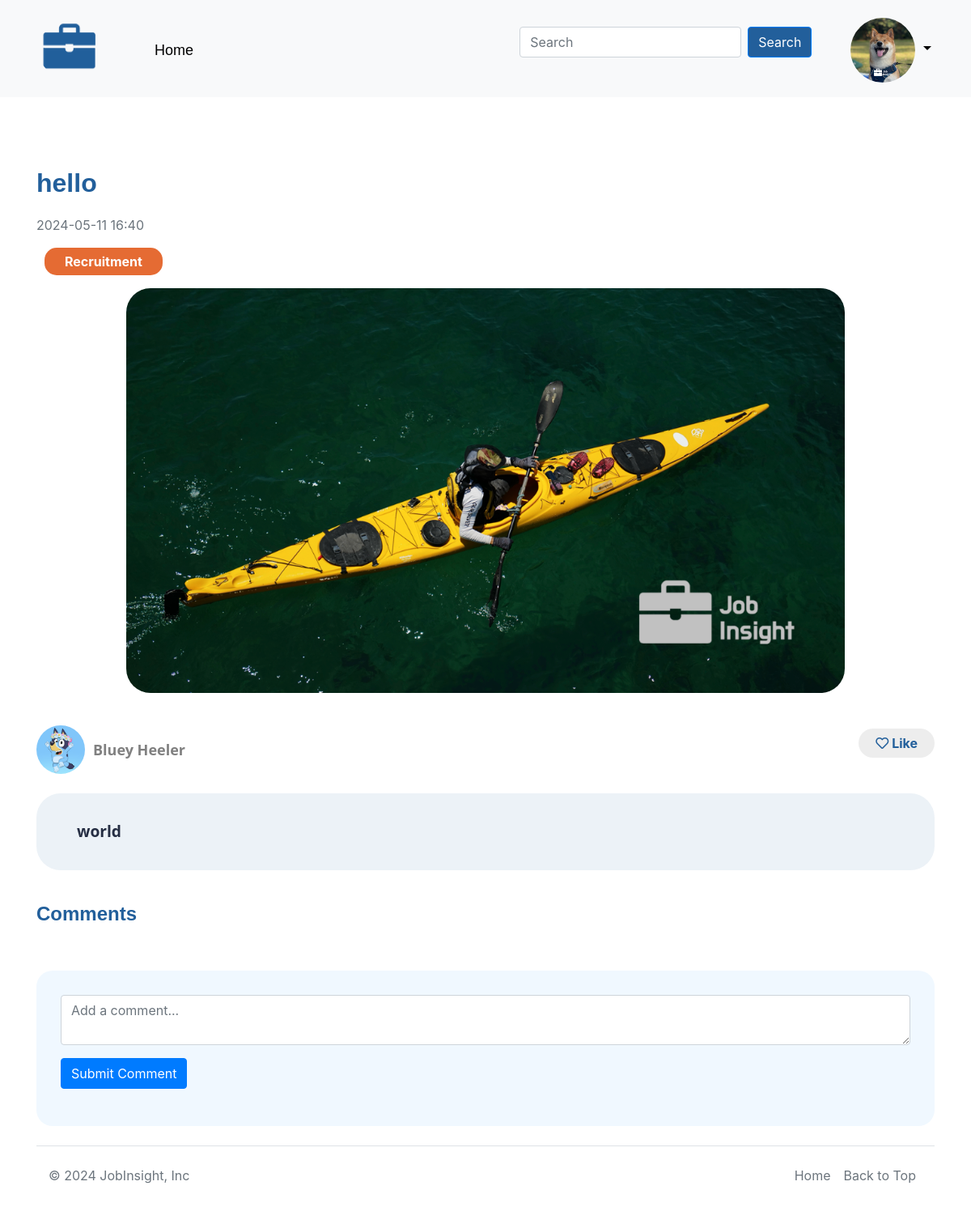
The app's page /post/20 (signed in) with its own data.
### app/models.py (models this page shows, shortened)
class Post(db.Model):
    __tablename__ = 'post'
    id = db.Column(db.Integer, primary_key=True)
    title = db.Column(db.String(100), nullable=False)
    description = db.Column(db.String(200))
    img = db.Column(db.String(200))
    author_id = db.Column(db.Integer, db.ForeignKey('user.id'))  #Foreign key association for the author, used to output the author's name in connection with the user database.
    created_at = db.Column(db.DateTime, default=datetime.utcnow)
    category_id = db.Column(db.Integer, db.ForeignKey('category.id')) #Foreign key association of the category, used to output the name of the category by connecting to the category database
    likes = db.Column(db.Integer, default=0) #The default number of likes per post is 0.
    author = db.relationship('User', backref=db.backref('posts', lazy=True))
    comments = db.relationship('Comment', back_populates='post', lazy='dynamic')
    liked_by_users = db.relationship('User', secondary=user_likes, backref=db.backref('liked_posts', lazy='dynamic'))
    category = db.relationship('Category', backref=db.backref('posts', lazy=True))

class Category(db.Model): #Stores the category name, which is used to output the category.
    __tablename__ = 'category'
    id = db.Column(db.Integer, primary_key=True)
    name = db.Column(db.String(80), unique=True, nullable=False)

class UserDetails(db.Model):
    __tablename__ = 'user_details'
    id = db.Column(db.Integer, db.ForeignKey('user.id'), primary_key=True)
    name = db.Column(db.String(80))
    address = db.Column(db.Text)
    img = db.Column(db.String(200))
    company = db.Column(db.String(100))
    city = db.Column(db.String(100))
    country = db.Column(db.String(100))
    phone = db.Column(db.Integer)
    job_title = db.Column(db.String(100))
    job_description = db.Column(db.Text)
    education_level = db.Column(db.String(100))
    academic_institution = db.Column(db.String(100))
    user = db.relationship('User', back_populates='details')

### app/routes.py (the view)
@main.route('/post/<int:post_id>', methods=['GET', 'POST'])
def show_post(post_id):
    user_profile = UserDetails.query.filter_by(id=current_user.id).first()
    post = Post.query.get_or_404(post_id) #Query the post with the specified post_id and return a 404 error page if it doesn't exist.
    comments = Comment.query.filter_by(post_id=post_id).all() #All comments for querying a specific post_id
    comment_form = CommentForm() # Example of creating a CommentForm
    if comment_form.validate_on_submit():
        comment_body = comment_form.body.data
        new_comment = Comment(body=comment_body, author_id=current_user.id, post_id=post_id)
        db.session.add(new_comment)
        db.session.commit()
    for comment in comments:
        comment.author = User.query.get(comment.author_id)
    return render_template('post.html', post=post, comments=comments, comment_form=comment_form, user_profile=user_profile)

### app/forms.py
class CommentForm(FlaskForm): #Define the form for comment, define the fields and validation rules in the form.
    content = TextAreaField('Comment', validators=[DataRequired(), Length(max=500)]) # Limit comments to 500 characters and require a date.
    submit = SubmitField('Submit')

### app/__init__.py (called while the page is built)
def create_app(Config_Name=DevelopmentConfig):
    app = Flask(__name__)
    if Config_Name == 'testing':
        app.config.from_object(TestingConfig)
    else:
        app.config.from_object(DevelopmentConfig)
    db.init_app(app)
    migrate.init_app(app, db)
    login_manager.init_app(app)
    @login_manager.user_loader
    def load_user(user_id):
        return User.query.get(int(user_id))
    from .routes import main as main_blueprint
    app.register_blueprint(main_blueprint)
    login_manager.login_view = 'main.login'
    login_manager.login_view = 'login'
    with app.app_context():
        from . import routes, models
        db.create_all()  # 创建或更新数据库表
    return app

### app/templates/post.html (shortened to what this page needs)
{% extends "base.html" %}
{% block content %}
<div class="container post-container">
    <p class="post-maintitle">{{ post.title }}</p>
    <p class="text-muted">{{ post.created_at.strftime('%Y-%m-%d %H:%M') }}</p>
    {% if post.category %}
    {% set category_class = 'category-' + post.category.name|lower %}
    {% else %}
    {% set category_class = 'category-none' %}
    {% endif %}
    <p class="post-category {{ category_class }}">
        {{ post.category.name if post.category else 'No Category' }}
    </p>
    <div class="postimg">
        {% if post.img %}
        <img src="{{ url_for('static', filename='post_image/' + post.img) }}" alt="{{ post.title }}" class="post-image">
        {% endif %}
    </div>
    <br>
    <div class="d-flex justify-content-between align-items-center post-meta">
        <div class="author-info">
            <a href="{{ url_for('main.channel', user_id=post.author.id) }}" class="author-link">
            {% if post.author.details and post.author.details.img %}
            <img src="{{ url_for('static', filename='user_icon/uploads/' + post.author.details.img) }}" alt="Author Icon" class="author-icon">
            {% else %}
            <img src="{{ url_for('static', filename='user_icon/default_user_icon.jpg') }}" alt="Default Author Icon" class="author-icon">
            {% endif %}
            <br>
            <span class="author-name author-link">{{ post.author.details.name if post.author.details else post.author.username }}</span>
            </a>
        </div>
        <div class="interaction-buttons">
            {% if current_user.is_authenticated %}
            {% if post in current_user.liked_posts %}
              <form action="{{ url_for('main.like_post', post_id=post.id) }}" method="POST">
                <button type="submit" class="btn unlike-btn btn-primary rounded-pill"><i class='fas fa-heart-broken' style='font-size:16px'></i> Unlike</button>
              </form>
            {% else %}
              <form action="{{ url_for('main.like_post', post_id=post.id) }}" method="POST">
                <button type="submit" class="btn like-btn btn-primary rounded-pill"><i class='far fa-heart' style='font-size:16px'></i> Like</button>
              </form>
            {% endif %}
            {% endif %}
        </div>
    </div>
    <br>
    <p class="post-description">{{ post.description }}</p>
    <br>
    <div class="comments-section">
        <h3 class="title">Comments</h3>
    </div>
    <br>
    <br>
    <div class="add-comment-form">
    <form method="POST" action="{{ url_for('main.add_comment', post_id=post.id) }}">
        <div class="form-group">
            {{ comment_form.content(class="form-control", placeholder="Add a comment...") }}
        </div>
        {% if current_user.is_authenticated %}
            <button type="submit" class="btn btn-primary">Submit Comment</button>
        {% else %}
            <p>You must be logged in to comment. <a href="{{ url_for('main.login') }}">Log in here</a>.</p>
        {% endif %}
    </form>
</div>
</div>
{% endblock %}

### app/static/styles.css (style rules this page uses)
.post-container { margin-top: 10px; }
.post-container .post-image { width: 80%; max-width: 900px; height: auto; max-height: 500px; object-fit: cover; display: block; margin: 0 auto; border-radius: 30px; }
.post-container .post-maintitle { font-family: Verdana, Geneva, Tahoma, sans-serif; color: rgb(34, 95, 155); font-size:xx-large; font-weight: bolder; }
.post-container .post-category { display: inline-block; padding: 5px 10px; border-radius: 15px; color:white; font-weight: bold; margin-left: 10px; padding-left: 25px; padding-right: 25px; }
.category-Recruitment { background-color: rgb(229, 107, 51) }
.author-info { display: flex; align-items: center; }
.author-link { text-decoration: none !important; display: flex; align-items: center; transition: all 0.3s ease; }
.author-icon { width: 60px; height: 60px; border-radius: 50%; object-fit: cover; margin-right: 10px; transition: all 0.3s ease; }
.author-name { font-family: 'Segoe UI', Tahoma, Geneva, Verdana, sans-serif; font-weight: bold; font-size: large; transition: all 0.3s ease; color: gray; }
.interaction-buttons { display: flex; gap: 15px; }
.like-btn, .delete-btn, .unlike-btn { padding: 5px 20px !important; transition: all 0.3s ease !important; font-weight: bold !important; border-color: transparent !important; background-color: rgb(237, 237, 237) !important; }
.like-btn, .unlike-btn { color: rgb(34, 95, 155) !important; }
.post-description { font-family: 'Segoe UI', Tahoma, Geneva, Verdana, sans-serif; font-size: larger; color: rgb(37, 46, 67); font-weight: bold; background-color: rgb(236, 242, 247); border-radius: 30px; padding: 30px; padding-left: 50px; line-height: 180%; }
.comments-section .title { color: rgb(34, 95, 155); font-family: Verdana, Geneva, Tahoma, sans-serif; font-size: x-large; font-weight: bold; }
.post-container .add-comment-form { padding: 30px; background-color: aliceblue; border-radius: 20px; }

### records on screen
Post: title "hello", created_at "2024-05-11 16:40", img (placeholder picture), description "world"
Category: category "Recruitment"
UserDetails: img (picture), author.details "Bluey Heeler"
